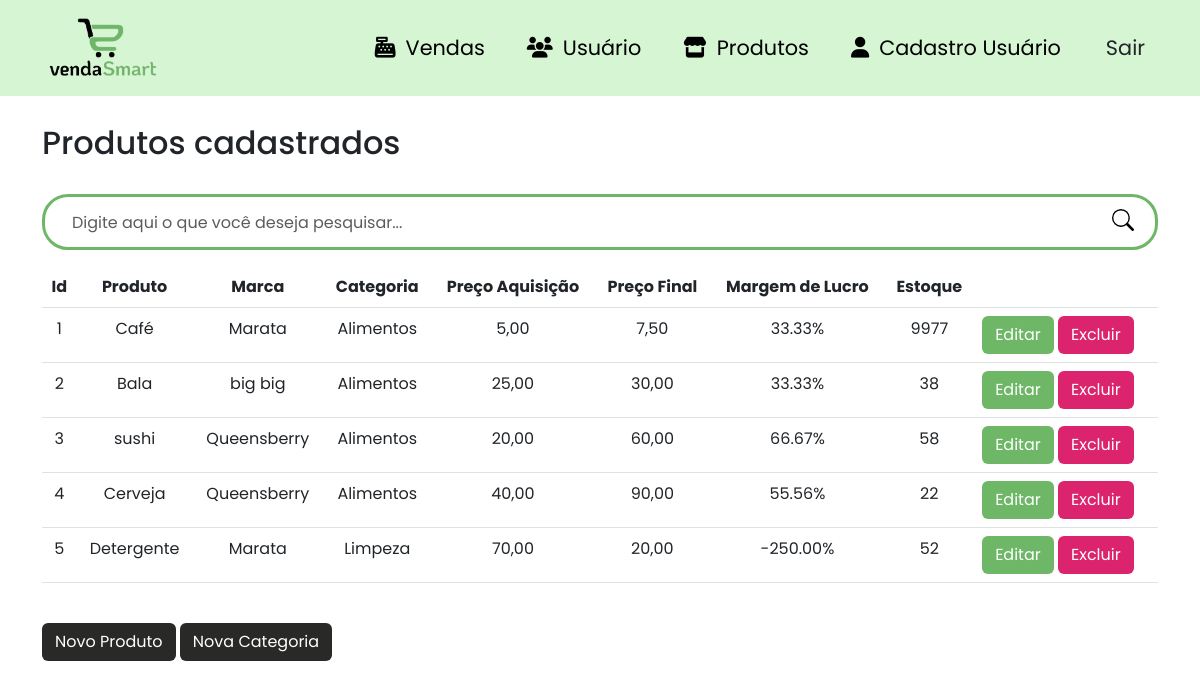
Before: /produtos (signed in) with the older database file.
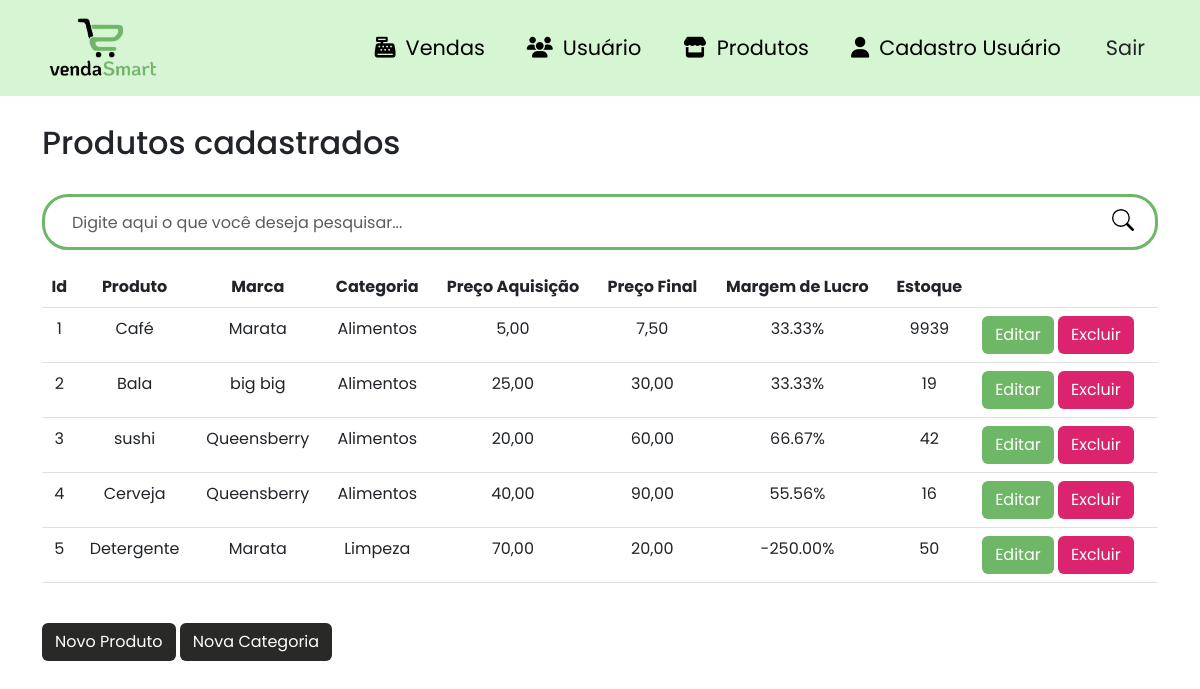
After: the same page with the newer database file.
### site_atividade/models/__init__.py (models this page shows, shortened)
class Produtos(database.Model):
    id_produtos = database.Column(database.Integer, primary_key=True)
    produto = database.Column(database.String, nullable=False)
    marca = database.Column(database.String, nullable=False)
    preco_aquisicao = database.Column(database.Float, nullable=False)
    preco = database.Column(database.Float, nullable=False)
    estoque = database.Column(database.Integer, nullable=False)
    margem_lucro = database.Column(database.Float, nullable=True)
    categoria_fk = database.Column(database.Integer, database.ForeignKey('categoria.id_categoria'), nullable=False)
    venda = database.relationship('Venda', backref='produto')

class Categoria(database.Model):
    id_categoria = database.Column(database.Integer, primary_key=True)
    categoria = database.Column(database.String, nullable=False)
    produtos = database.relationship('Produtos', backref='categoria', lazy=True)

### site_atividade/routers/__init__.py (the view)
@app.route("/produtos")
@login_required
def produtos():
    search_term = request.args.get('search')
    if search_term:
        produtos = Produtos.query.filter(Produtos.produto.ilike(f'%{search_term}%')).all()
    else:
        produtos = Produtos.query.all()
    categorias = Categoria.query.all()  # Obter todas as categorias
    return render_template('lista_produto.html', produtos=produtos, categorias=categorias)

### site_atividade/models/__init__.py (called while the page is built)
@login_manager.user_loader
def load_usuario(id_usuario):
    return Usuario.query.get(int(id_usuario))

### site_atividade/templates/lista_produto.html (shortened to what this page needs)
{% extends 'base.html' %}
{% block body %}
        <div class="container theme-showcase" role="main">
            <br>
            <div class="page-header">
                <h2 class="box-title col-md-12">Produtos cadastrados</h2>
            </div>
            <br>
            <div class="search-box">
                <form class="form-search" action="{{ url_for('produtos') }}" method="GET">
                    <div class="input-group form-group-search">
                        <input type="text" class="form-control form-control-search" placeholder="Digite aqui o que você deseja pesquisar..." id="search-input" name="search">
                        <span class="input-group-btn">
                            <button class="btn-search type="submit"></button>
                        </span>
                    </div>
                </form>
            </div>
            <div class="list-product">
                <table class="table table-hover scrollable-table">
                    <thead>
                        <tr>
                            <th class="text-center">Id</th>
                            <th class="text-center">Produto</th>
                            <th class="text-center">Marca</th>
                            <th class="text-center">Categoria</th>
                            <th class="text-center">Preço Aquisição</th>
                            <th class="text-center">Preço Final</th>
                            <th class="text-center">Margem de Lucro</th>
                            <th class="text-center">Estoque</th>
                            <th> </th>
                        </tr>
                    </thead>
                    <tbody>
                    {% for produto in produtos %}
                        <tr data-href="#">
                           </td> <td class="text-center"> {{ produto.id_produtos }} </td>
                            <td class="text-center">{{ produto.produto }}</td>
                            <td class="text-center">{{ produto.marca }}</td>
                            <td class="text-center">{{ produto.categoria.categoria }}</td>
                            <td class="text-center">{{ "{:.2f}".format(produto.preco_aquisicao).replace('.', ',') }}</td>
                            <td class="text-center">{{ "{:.2f}".format(produto.preco).replace('.', ',') }}</td>
                            <td class="text-center">{{ "{:.2f}%".format(produto.margem_lucro) }}</td>
                            <td class="text-center">{{ produto.estoque }}</td>
                            <td class="btn-edit-delete text-right">
                                <a class="btn btn-color1 text-white" data-toggle="modal" data-target="#editProdutoModal{{ produto.id_produtos }}">Editar</a>
                                <a class="btn btn-color2 text-white" data-toggle="modal" data-target="#deleteProdutoModal{{ produto.id_produtos }}">Excluir</a>
                            </td>
                        </tr>
                    {% endfor %}
                    </tbody>
                </table>
            </div>
            <br>
            <div class="pull-right">
                <button type="button" class="btn btn-color3" data-toggle="modal" data-target="#addProdutoModal">
                    Novo Produto
                </button>
                <button type="button" class="btn btn-color3" data-toggle="modal" data-target="#addCategoriaModal">
                    Nova Categoria
                </button>
            </div>
{% endblock %}

### site_atividade/templates/base.html (shortened to what this page needs)
<html lang="pt-BR">
    <head>
        <link href="https://cdn.jsdelivr.net/npm/bootstrap@5.3.0-alpha3/dist/css/bootstrap.min.css" rel="stylesheet">
        <link rel="stylesheet" href="{{ url_for('static', filename='css/product.css') }}">
        <link rel="stylesheet" href="{{ url_for('static', filename='css/navbar.css') }}">
        <link rel="stylesheet" href="{{ url_for('static', filename='css/style.css') }}">
        <link rel="stylesheet" href="{{ url_for('static', filename='css/vendas.css') }}">
        <link rel="stylesheet" href="https://cdnjs.cloudflare.com/ajax/libs/font-awesome/6.4.0/css/all.min.css"/>
        <link rel="stylesheet" href="https://cdn.jsdelivr.net/npm/bootstrap-icons@1.10.5/font/bootstrap-icons.css">
    </head>
    <body>
        {% include 'navbar.html' %}
        {% block body %}
        {% endblock %}
    </body>
</html>

### site_atividade/templates/navbar.html (shortened to what this page needs)
<nav class="navbar navbar-expand-lg fixed-top navbar-light">
  <div class="container">
    <a class="navbar-brand" href="#"
      ><img
        id="MDB-logo"
        src="static/image/logo-body7.png"
        alt="vendasSmart"
        draggable="false"
        height="70"
    /></a>
    <div class="collapse navbar-collapse nav-transition" id="navbarSupportedContent">
      <ul class="navbar-nav ms-auto align-items-center">
        {% if current_user.is_authenticated %}
        <li class="nav-item">
          <a class="nav-link mx-2" href="{{ url_for('vendas') }}"><i class="fa-solid fa-cash-register style="color: #000000;"></i>Vendas</a>
        </li>
        <li class="nav-item">
          <a class="nav-link mx-2" href="{{ url_for('usuarios') }}"><i class="fa-solid fa-users" style="color: #000000;"></i>Usuário</a>
        </li>
        <li class="nav-item">
          <a class="nav-link mx-2" href="{{ url_for('produtos') }}"><i class="fa-solid fa-store" style="color: #000000;"></i>Produtos</a>
        </li>
        <li class="nav-item">
          <a class="nav-link mx-2" href="{{ url_for('cadastro_usuario') }}"><i class="fa-solid fa-user" style="color: #000000;"></i>Cadastro Usuário</a>
        </li>
        <li class="nav-item ms-3">
            <a class="btn btn-black btn-rounded" href="{{ url_for('logout') }}">Sair</a>
          </li>
        {% else %}
        <li class="nav-item">
          <a class="nav-link mx-2" href="{{ url_for('login') }}"><i class="fas fa-heart pe-2"></i>Login</a>
        </li>
        {% endif %}
      </ul>
    </div>
  </div>
</nav>

### site_atividade/static/css/product.css (style rules this page uses)
.list-product { max-height: 550px; overflow: auto; }
.scrollable-table { overflow-y: auto; }
.form-search { grid-template-rows: 100vh; }
.form-group-search { border: 3px solid #6DB766; border-radius: 26px; padding: 5px 15px; }
.form-control-search { width: 350px; height: 40px; border : none; }
.btn-search { float: right; width: 34px; height: 36px; border: none; background: #fff; }
input[type="text"] { outline: none; box-shadow: none !important; }

### site_atividade/static/css/navbar.css (style rules this page uses)
.navbar-light .navbar-nav .nav-link { color: #000; }
.navbar { background-color: #D5F5D3; }
.collapse > ul > li > a { font-size: 1.3em; }
i { padding: 10px; }

### site_atividade/static/css/style.css (style rules this page uses)
body { padding-top: 100px; font-family: 'Poppins', sans-serif; }
.btn-color1 { background-color: #6DB766; transition: .5s; }
.btn-color2 { background-color: #DC236D; transition: .5s; }
.btn-color3 { background-color: #292928; transition: .5s; color: #fff; }

### site_atividade/static/css/vendas.css (style rules this page uses)
.scrollable-table { overflow-y: auto; }

Changed rows visible on the page:
changed Produtos "Café": estoque "9977" → "9939"
changed Produtos "Bala": estoque "38" → "19"
changed Produtos "sushi": estoque "58" → "42"
changed Produtos "Cerveja": estoque "22" → "16"
changed Produtos "Detergente": estoque "52" → "50"
